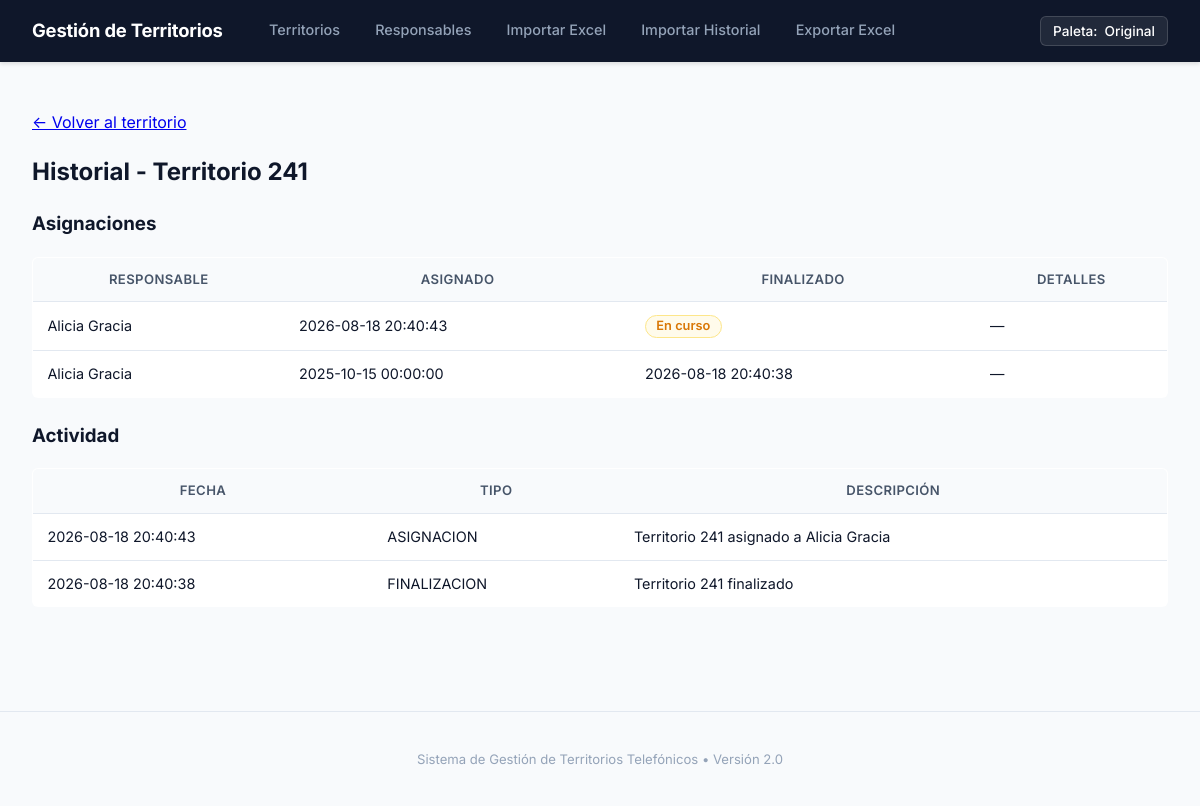
Screenshot of /territorio/107/historial with the database file from the repository.
### tables this page shows
CREATE TABLE territorios (
    id INTEGER PRIMARY KEY AUTOINCREMENT,
    numero TEXT NOT NULL UNIQUE,
    estado TEXT CHECK(estado IN ('Disponible', 'En trabajo')) DEFAULT 'Disponible'
);

CREATE TABLE asignaciones (
    id INTEGER PRIMARY KEY AUTOINCREMENT,
    territorio_id INTEGER NOT NULL,
    responsable_id INTEGER NOT NULL,
    fecha_asignado TEXT NOT NULL,      -- Formato ISO: YYYY-MM-DD HH:MM:SS
    fecha_finalizacion TEXT DEFAULT NULL,
    detalles TEXT,
    FOREIGN KEY (territorio_id) REFERENCES territorios(id),
    FOREIGN KEY (responsable_id) REFERENCES responsables(id)
);

CREATE TABLE responsables (
    id INTEGER PRIMARY KEY AUTOINCREMENT,
    nombre TEXT NOT NULL,
    activo INTEGER DEFAULT 1 -- 1: activo, 0: inactivo
, telefono TEXT DEFAULT NULL, email TEXT DEFAULT NULL, fecha_alta TEXT DEFAULT NULL);

CREATE TABLE actividad (
    id INTEGER PRIMARY KEY AUTOINCREMENT,
    territorio_id INTEGER,
    registro_id INTEGER,
    responsable_id INTEGER,
    tipo TEXT NOT NULL,               -- Ej: 'EDICION', 'ASIGNACION', 'FINALIZACION'
    descripcion TEXT NOT NULL,
    fecha TEXT NOT NULL,
    FOREIGN KEY (territorio_id) REFERENCES territorios(id),
    FOREIGN KEY (registro_id) REFERENCES registros(id)
);

### routes/territorios.py (the view)
    @app.route("/territorio/<int:territorio_id>/historial")
    def territorio_historial(territorio_id):
        conn = get_connection()
        territorio = conn.execute(
            "SELECT * FROM territorios WHERE id = ?", (territorio_id,)
        ).fetchone()
        if territorio is None:
            conn.close()
            abort(404)
        asignaciones = conn.execute(
            """
            SELECT a.*, r.nombre AS responsable_nombre
            FROM asignaciones a
            JOIN responsables r ON r.id = a.responsable_id
            WHERE a.territorio_id = ?
            ORDER BY a.fecha_asignado DESC
            """,
            (territorio_id,),
        ).fetchall()
        actividad = conn.execute(
            """
            SELECT * FROM actividad
            WHERE territorio_id = ?
            ORDER BY fecha DESC, id DESC
            """,
            (territorio_id,),
        ).fetchall()
        conn.close()
        return render_template(
            "historial.html",
            territorio=territorio,
            asignaciones=asignaciones,
            actividad=actividad,
        )

### database.py (called while the page is built)
def get_connection():
    conn = sqlite3.connect(DATABASE)
    conn.row_factory = sqlite3.Row
    conn.execute("PRAGMA foreign_keys = ON")
    return conn

### templates/historial.html (shortened to what this page needs)
{% extends "base.html" %}
{% block content %}
    <p><a href="{{ url_for('territorio_detalle', territorio_id=territorio.id) }}">&larr; Volver al territorio</a></p>
    <h2>Historial - Territorio {{ territorio.numero }}</h2>
    <h3>Asignaciones</h3>
    {% if asignaciones|length == 0 %}
        <p>Este territorio todavía no fue asignado nunca.</p>
    {% else %}
        <table class="tabla-historial">
            <thead>
                <tr>
                    <th>Responsable</th>
                    <th>Asignado</th>
                    <th>Finalizado</th>
                    <th>Detalles</th>
                </tr>
            </thead>
            <tbody>
                {% for a in asignaciones %}
                <tr>
                    <td>{{ a.responsable_nombre }}</td>
                    <td>{{ a.fecha_asignado }}</td>
                    <td>
                        {% if a.fecha_finalizacion %}
                            {{ a.fecha_finalizacion }}
                        {% else %}
                            <span class="badge badge-en-trabajo">En curso</span>
                        {% endif %}
                    </td>
                    <td>{{ a.detalles or "—" }}</td>
                </tr>
                {% endfor %}
            </tbody>
        </table>
    {% endif %}
    <h3>Actividad</h3>
    {% if actividad|length == 0 %}
        <p>Todavía no hay actividad registrada para este territorio.</p>
    {% else %}
        <table class="tabla-historial">
            <thead>
                <tr>
                    <th>Fecha</th>
                    <th>Tipo</th>
                    <th>Descripción</th>
                </tr>
            </thead>
            <tbody>
                {% for ev in actividad %}
                <tr>
                    <td>{{ ev.fecha }}</td>
                    <td>{{ ev.tipo }}</td>
                    <td>{{ ev.descripcion }}</td>
                </tr>
                {% endfor %}
            </tbody>
        </table>
    {% endif %}
{% endblock %}

### static/css/style.css (style rules this page uses)
:root { --font-sans: 'Inter', -apple-system, BlinkMacSystemFont, 'Segoe UI', Roboto, Helvetica, Arial, sans-serif; --bg-body: #f8fafc; --bg-surface: #ffffff; --bg-header: #0f172a; --bg-header-active: #1e293b; --bg-hover: #f1f5f9; --text-main: #0f172a; --text-secondary: #475569; --text-muted: #64748b; --text-light: #94a3b8; --text-white: #ffffff; --border-color: #e2e8f0; --border-color-darker: #cbd5e1; --color-trabajo: #d97706; --color-trabajo-bg: #fffbeb; --color-trabajo-border: #fde68a; --color-disp: #059669; --color-disp-bg: #ecfdf5; --color-disp-border: #a7f3d0; --color-primary: #0f172a; --color-primary-hover: #1e293b; --color-blue: #2563eb; --color-blue-hover: #1d4ed8; --color-danger: #dc2626; --color-danger-bg: #fef2f2; --color-danger-border: #fecaca; --shadow-sm: 0 1px 2px 0 rgba(0, 0, 0, 0.05); --shadow-md: 0 4px 6px -1px rgba(0, 0, 0, 0.07), 0 2px 4px -2px rgba(0, 0, 0, 0.05); --shadow-lg: 0 10px 15px -3px rgba(0, 0, 0, 0.08), 0 4px 6px -4px rgba(0, 0, 0, 0.04); --radius-sm: 4px; --radius-md: 6px; --radius-lg: 10px; --radius-xl: 14px; --transition-fast: 0.15s ease; --transition-normal: 0.2s ease; }
*, *::before, *::after { box-sizing: border-box; }
body { font-family: var(--font-sans); margin: 0; padding: 0; background-color: var(--bg-body); color: var(--text-main); line-height: 1.5; -webkit-font-smoothing: antialiased; }
.badge { display: inline-flex; align-items: center; gap: 0.35rem; padding: 0.25rem 0.65rem; border-radius: 9999px; font-size: 0.8rem; font-weight: 600; line-height: 1; white-space: nowrap; }
.badge-en-trabajo { background-color: var(--color-trabajo-bg); color: var(--color-trabajo); border: 1px solid var(--color-trabajo-border); }
.tabla-responsables, .tabla-registros, .tabla-historial { width: 100%; border-collapse: collapse; background-color: var(--bg-surface); border: 1px solid var(--border-color); border-radius: var(--radius-md); overflow: hidden; margin-bottom: 1.5rem; }
.tabla-responsables th, .tabla-registros th, .tabla-historial th { background-color: #f8fafc; padding: 0.75rem 0.9rem; font-size: 0.82rem; font-weight: 600; color: var(--text-secondary); border-bottom: 1px solid var(--border-color); text-transform: uppercase; letter-spacing: 0.03em; }
.tabla-responsables td, .tabla-registros td, .tabla-historial td { padding: 0.75rem 0.9rem; border-bottom: 1px solid var(--border-color); font-size: 0.9rem; vertical-align: middle; }

### rows the page displays
territorios: numero "241"
asignaciones: responsable_nombre "Alicia Gracia", fecha_asignado "2026-08-18 20:40:43", shows "En curso", detalles "—"
asignaciones: responsable_nombre "Alicia Gracia", fecha_asignado "2025-10-15 00:00:00", fecha_finalizacion "2026-08-18 20:40:38", detalles "—"
actividad: fecha "2026-08-18 20:40:43", tipo "ASIGNACION", descripcion "Territorio 241 asignado a Alicia Gracia"
actividad: fecha "2026-08-18 20:40:38", tipo "FINALIZACION", descripcion "Territorio 241 finalizado"
